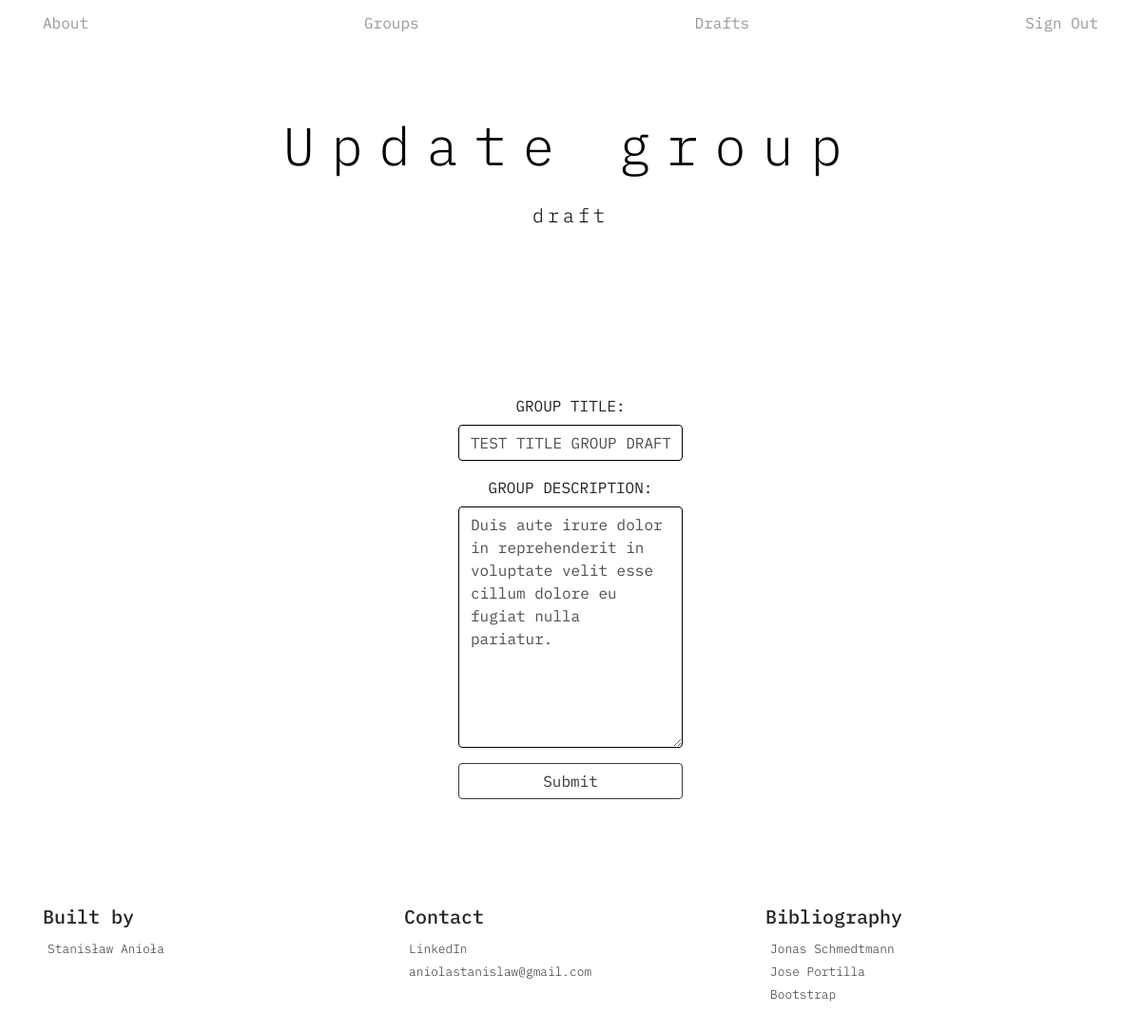
Page /group_app/group_list/2/group_update/ (signed in) on the committed database.
### group_app/models.py (models this page shows, shortened)
class GroupModel(models.Model):
    group_author = models.ForeignKey(User, on_delete=models.CASCADE)
    group_title = models.CharField(max_length=264)
    group_description = models.TextField(max_length=264)
    group_creation_date = models.DateTimeField(default=timezone.now)
    group_published_date = models.DateTimeField(blank=True, null=True)

### group_app/views.py (the view)
# urls.py: url(r'^group_list/(?P<pk>\d+)/group_update/$', views.GroupUpdateView.as_view(), name='group_update'),
class GroupUpdateView(LoginRequiredMixin, generic.UpdateView):
    model = models.GroupModel
    form_class = forms.GroupForm
    template_name = 'group_app/group_create_update.html'
    redirect_field_name = 'group_app:group_detail'

### group_app/forms.py
class GroupForm(forms.ModelForm):
    class Meta():
        model = models.GroupModel
        fields = ['group_title', 'group_description']
        widgets = {
            'group_title': forms.TextInput(attrs={'class': 'form-control'}),
            'group_description': forms.Textarea(attrs={'class': 'form-control'}),
        }

### group_app/templates/group_app/group_create_update.html (shortened to what this page needs)
{% extends 'main/base.html' %}
    {% block head_primary %}
        {% if form.instance.pk %}
            <p>Update group</p>
        {% else %}
            <p>Create group</p>
        {% endif %}
    {% endblock %}
    {% block head_sub %}
        <p>draft</p>
    {% endblock %}
    {% block content %}
        {% block group_content %}
        <div class="d-flex justify-content-center">
            <div class="w-25 p-3 text-center text-uppercase">
                <form method="post">
                    {{ form.as_p }}
                    <input type="submit" value="Submit" class="btn btn-outline-dark btn-block">
                </form>
            </div>
        </div>
        {% endblock %}
    {% endblock %}

### static/css/style.css (style rules this page uses)
* { margin: 0; padding: 0; box-sizing: border-box; }
body { font-family: 'IBM Plex Mono', monospace !important; font-size: 16px; line-height: 1.7; color: black; }
.form-control { border-style: solid !important; border-color: black !important; }

### rows in the picture
GroupModel: group_title "TEST TITLE GROUP DRAFT", group_description "Duis aute irure dolor in reprehenderit in voluptate velit esse cillum dolore eu fugiat nulla pariatur."
